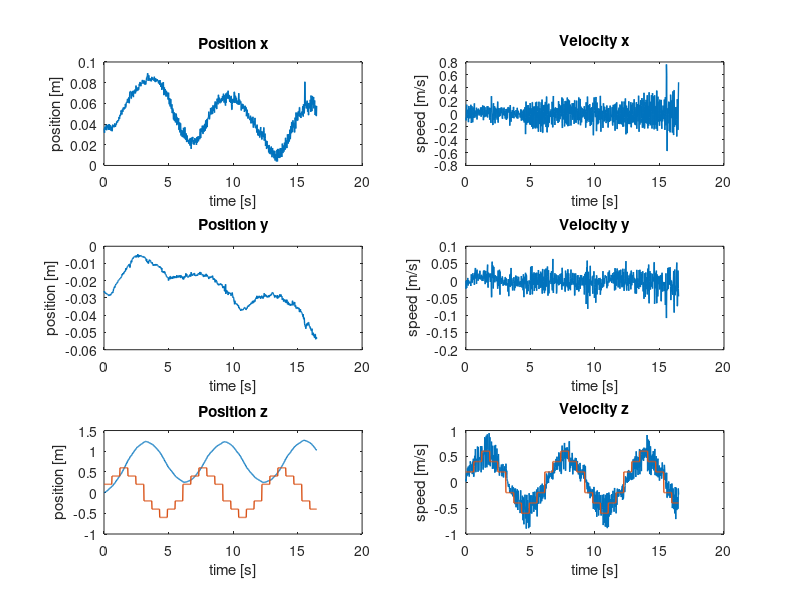
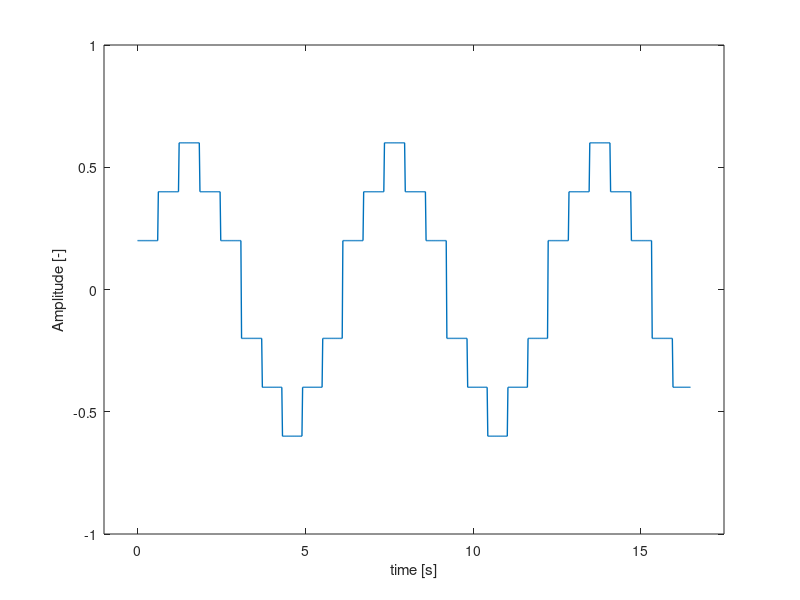
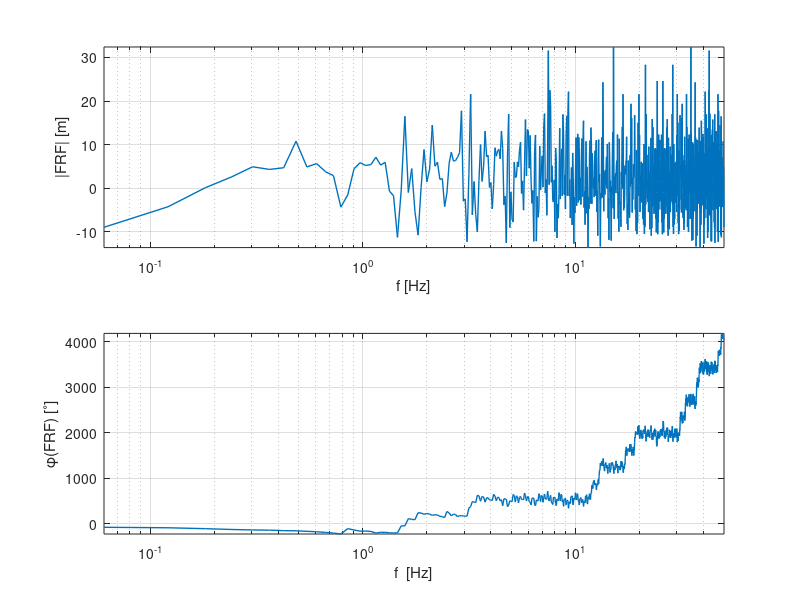
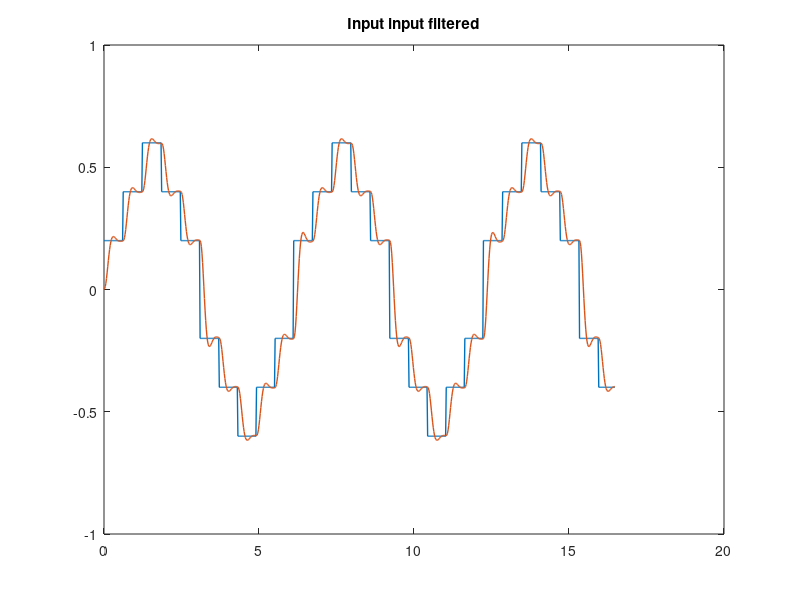

MATLAB code to generate these figures, in order:
%%% Parameter estimation %%%
% zie ook 'test.m' !
clear all
close all

%% Load data from .mat-file

load vel_identification_z


%% Extract some signals from the data

set(0, 'DefaultLineLineWidth', 1);


% Cutoff useful data
% first_index = find(input~=0, 1);
% input = input(1:end-10)';
% output_x = output_x(1:end-10)';
% output_y = output_y(1:end-10)';
% output_z = output_z(1:end-10)';
input = input(1:end-100)';
output_x = output_x(1:end-100)';
output_y = output_y(1:end-100)';
output_z = output_z(1:end-100)';
output_z = output_z - output_z(1);

dt = 0.02;
time = 0:dt:(length(input)-1)*dt;

% Differentiation of x-, y-, z-position
% dt = sample time (gradient assumes timestep 1)
velocity_x = gradient(output_x)/dt;
velocity_y = gradient(output_y)/dt;
velocity_z = gradient(output_z)/dt;

% Do some plotting of the measurement data 
figure('Name','Output Measurements')
subplot(321), plot(time, output_x), title('Position x'), xlabel('time [s]'), ylabel('position [m]')
subplot(322), plot(time, velocity_x), title('Velocity x'), xlabel('time [s]'), ylabel('speed [m/s]')

subplot(323), plot(time, output_y), title('Position y'), xlabel('time [s]'), ylabel('position [m]')
subplot(324), plot(time, velocity_y), title('Velocity y'), xlabel('time [s]'), ylabel('speed [m/s]')

subplot(325), plot(time, output_z, time, input), title('Position z'), xlabel('time [s]'), ylabel('position [m]')
subplot(326), plot(time, velocity_z, time, input), title('Velocity z'), xlabel('time [s]'), ylabel('speed [m/s]')

% Input signal
figure('Name', 'Input signal')
plot(time, input)
xlabel('time [s]')
ylabel('Amplitude [-]')
axis([time(1)-1 time(end)+1 -1 1])


%% Frequency domain
Ts = dt;
fs = 1/dt;
N = length(velocity_x);
t = [0:N-1]'*Ts;
N = numel(input);
f = [0:N-1]'*(fs/N);

input_f = fft(input);
output_z_f = fft(output_z);
velocity_z_f = fft(velocity_z);

FRF = output_z_f./input_f;

figure('Name', 'Empirical transfer function freq response'),subplot(2,1,1),semilogx(f, 20*log10(abs(FRF)), 'LineWidth', 1)
axis tight
grid on
xlabel('f [Hz]')
xlim([f(1) f(end)])
ylabel('|FRF| [m]')
subplot(2,1,2),semilogx(f, 180/pi*unwrap(angle(FRF)), 'LineWidth', 1)
grid on
axis tight
xlabel('f  [Hz]')
ylabel('\phi(FRF) [^\circ]')
xlim([f(1) f(end)])

%% Filtering of the in- and output data using Butterworth filter
[B, A] = butter(3,0.02*5); % order must be higher than order of system, 
                             % adjust cut-off frquency to be higher than highest eigenfrequency of the system
                             % data sampling at 100Hz

% input filtering                           
input_filt = filter(B,A,input);
% output filtering
output_z_filt = filter(B,A,output_z);
velocity_z_filt = filter(B,A,velocity_z);

figure('Name','filtered input input')
plot(t,input,t,input_filt),title('Input input filtered')

figure('Name','filtered output measurement')
plot(time, output_z, time, output_z_filt),title('pos_{z,filt}')
legend('output','filtered output')


%% Least squares solution for approximation of the parameters in the system
% Without filtering
% y[k] = -a1*y[k-1]-a0*y[k-2]+b2*u[k]+b1*u[k-1]+b0*u[k-2]
y = velocity_z(3:end);
Phi = [-velocity_z(2:end-1), -velocity_z(1:end-2), input(3:end), input(2:end-1), input(1:end-2)];
theta = Phi\y;

B1 = [theta(3), theta(4), theta(5)];
A1 = [1, theta(1) theta(2)];

sys_d1 = tf(B1, A1, Ts);

FRF1 = squeeze(freqresp(sys_d1,2*pi*f));

figure('Name','NOT filtered Identified transfer funtion freq response'), subplot(211)
semilogx(f, 20*log10(abs(FRF1)))
grid on
xlim([f(1) f(end)])
xlabel('f  [Hz]')
ylabel('|FRF1|  [m]')
subplot(212),semilogx(f, 180/pi*unwrap(angle(FRF1)))
grid on
xlim([f(1) f(end)])
xlabel('f  [Hz]')
ylabel('\phi(FRF1)  [^\circ]')

x1 = lsim(sys_d1,input,t);

figure('Name','lsim NOT filtered Identified transfer function')
subplot(211)
hold on
plot(t, velocity_z,'g')
plot(t, x1)
title('Non filtered identified transfer function vs measurement')
legend('pos_{z,meas}','pos_{z,sim}')
xlabel('Time [s]')
ylabel('Displacement [m]')
axis tight
subplot(212)
plot(t,velocity_z - x1)
title('Difference between simulation and measurement')
legend('pos_{z,meas}-pos_{z,sim}')
xlabel('Time [s]')
ylabel('Displacement [m]')
axis tight

figure('Name','NOT  filtered pole zero map'),pzmap(sys_d1)


%% With Butterworth filtering of in and output

y2 = velocity_z_filt(3:end);
Phi2 = [-velocity_z_filt(2:end-1), -velocity_z_filt(1:end-2), input_filt(3:end), input_filt(2:end-1), input_filt(1:end-2)];
theta_filt = Phi2\y2;

B2 = [theta_filt(3),theta_filt(4),theta_filt(5)];
A2 = [1, theta_filt(1) theta_filt(2)];

sys_d2 = tf(B2, A2, Ts);

FRF2 = squeeze(freqresp(sys_d2,2*pi*f));

figure('Name','Butterworth filtered Identified tf freq response'),subplot(2,1,1),semilogx(f, 20*log10(abs(FRF2)))
grid on 
xlim([f(1) f(end)])
xlabel('f  [Hz]')
ylabel('|FRF2|  [m]')
axis tight
subplot(2,1,2)
semilogx(f, 180/pi*unwrap(angle(FRF2)))
grid on
xlim([f(1) f(end)])
xlabel('f  [Hz]')
ylabel('\phi(FRF2)  [^\circ]')

x2 = lsim(sys_d2,input,t);

figure('Name','Butterworth filtered lsim time response')
subplot(211)
hold on
plot(t, velocity_z,'g')
plot(t, velocity_z_filt)
plot(t,x2)
legend('pos_{z,meas}', 'pos_{z,filt}', 'pos_{z,sim}')
title('Butterworth filtered identified transfer function vs measurement')
xlabel('Time [s]')
axis tight
ylabel('velocity [m/s]')
subplot(212)
plot(t,velocity_z - x2)
title('Difference between simulation and measurement')
legend('pos_{z,meas}-pos_{z,sim}')
xlabel('Time [s]')
ylabel('velocity [m/s]')
axis tight

figure('Name','Butterworth filtered Identified tf pole-zero map'),pzmap(sys_d2)


%% With Butterworth filtering of in and output
% 3e orde proper

y2 = velocity_z_filt(4:end);
Phi2 = [-velocity_z_filt(3:end-1), -velocity_z_filt(2:end-2), -velocity_z_filt(1:end-3), input_filt(4:end), input_filt(3:end-1), input_filt(2:end-2), input_filt(1:end-3)];
theta_filt = Phi2\y2;

B2 = [theta_filt(4),theta_filt(5),theta_filt(6), theta_filt(7)];
A2 = [1, theta_filt(1) theta_filt(2), theta_filt(3)];

sys_d2 = tf(B2, A2, Ts);

FRF2 = squeeze(freqresp(sys_d2,2*pi*f));

figure('Name','Butterworth filtered Identified tf freq response'),subplot(2,1,1),semilogx(f, 20*log10(abs(FRF2)))
grid on 
xlim([f(1) f(end)])
xlabel('f  [Hz]')
ylabel('|FRF2|  [m]')
axis tight
subplot(2,1,2)
semilogx(f, 180/pi*unwrap(angle(FRF2)))
grid on
xlim([f(1) f(end)])
xlabel('f  [Hz]')
ylabel('\phi(FRF2)  [^\circ]')

x2 = lsim(sys_d2,input,t);

figure('Name','Butterworth filtered lsim time response')
subplot(211)
hold on
plot(t, velocity_z,'g')
plot(t, velocity_z_filt)
plot(t,x2)
legend('pos_{z,meas}', 'pos_{z,filt}', 'pos_{z,sim}')
title('Butterworth filtered identified transfer function vs measurement')
xlabel('Time [s]')
axis tight
ylabel('velocity [m/s]')
subplot(212)
plot(t,velocity_z - x2)
title('Difference between simulation and measurement')
legend('pos_{z,meas}-pos_{z,sim}')
xlabel('Time [s]')
ylabel('velocity [m/s]')
axis tight

figure('Name','Butterworth filtered Identified tf pole-zero map'),pzmap(sys_d2)


%% With Butterworth filtering of in and output
% 3e orde strictly proper

y2 = velocity_z_filt(4:end);
Phi2 = [-velocity_z_filt(3:end-1), -velocity_z_filt(2:end-2), -velocity_z_filt(1:end-3), input_filt(3:end-1), input_filt(2:end-2), input_filt(1:end-3)];
theta_filt = Phi2\y2;

B2 = [theta_filt(4),theta_filt(5),theta_filt(6)];
A2 = [1, theta_filt(1) theta_filt(2), theta_filt(3)];

sys_d2 = tf(B2, A2, Ts);

FRF2 = squeeze(freqresp(sys_d2,2*pi*f));

figure('Name','Butterworth filtered Identified tf freq response'),subplot(2,1,1),semilogx(f, 20*log10(abs(FRF2)))
grid on 
xlim([f(1) f(end)])
xlabel('f  [Hz]')
ylabel('|FRF2|  [m]')
axis tight
subplot(2,1,2)
semilogx(f, 180/pi*unwrap(angle(FRF2)))
grid on
xlim([f(1) f(end)])
xlabel('f  [Hz]')
ylabel('\phi(FRF2)  [^\circ]')

x2 = lsim(sys_d2,input,t);

figure('Name','Butterworth filtered lsim time response')
subplot(211)
hold on
plot(t, velocity_z,'g')
plot(t, velocity_z_filt)
plot(t,x2)
legend('pos_{z,meas}', 'pos_{z,filt}', 'pos_{z,sim}')
title('Butterworth filtered identified transfer function vs measurement')
xlabel('Time [s]')
axis tight
ylabel('velocity [m/s]')
subplot(212)
plot(t,velocity_z - x2)
title('Difference between simulation and measurement')
legend('pos_{z,meas}-pos_{z,sim}')
xlabel('Time [s]')
ylabel('velocity [m/s]')
axis tight

figure('Name','Butterworth filtered Identified tf pole-zero map'),pzmap(sys_d2)